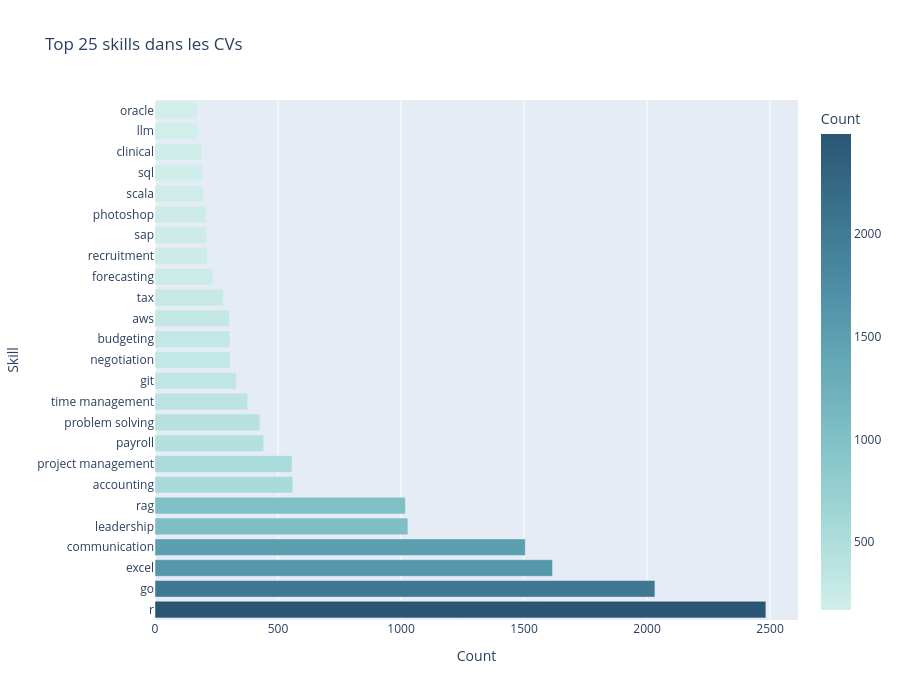

The cell this chart's notebook holds for it:
### Code cell
# Top skills globaux
all_skills = [skill for skills_list in df_resumes['skills'] for skill in skills_list]
skill_counts = Counter(all_skills).most_common(25)

skills_df = pd.DataFrame(skill_counts, columns=['Skill', 'Count'])
fig = px.bar(
    skills_df,
    x='Count', y='Skill',
    orientation='h',
    title='Top 25 skills dans les CVs',
    color='Count',
    color_continuous_scale='Teal'
)
fig.update_layout(height=700, showlegend=False)
fig.show()

# Moyenne de skills par categorie
df_resumes['skills_count'] = df_resumes['skills'].apply(len)
avg_skills = df_resumes.groupby('Category')['skills_count'].mean().sort_values(ascending=False)
print("\nNombre moyen de skills par categorie :")
print(avg_skills.round(2).to_string())

### Figure 1 — Plotly figure (JSON) as saved in the notebook; plotly's stock layout.template omitted (floating-point values rounded to 4 significant figures)
{"data": [{"hovertemplate": "Count=%{marker.color}<br>Skill=%{y}<extra></extra>", "legendgroup": "", "marker": {"color": [2483, 2032, 1616, 1505, 1028, 1018, 560, 557, 442, 426, 377, 330, 306, 305, 302, 278, 234, 212, 210, 208, 197, 191, 190, 177, 171], "coloraxis": "coloraxis", "pattern": {"shape": ""}}, "name": "", "orientation": "h", "showlegend": false, "textposition": "auto", "type": "bar", "x": [2483, 2032, 1616, 1505, 1028, 1018, 560, 557, 442, 426, 377, 330, 306, 305, 302, 278, 234, 212, 210, 208, 197, 191, 190, 177, 171], "xaxis": "x", "y": ["r", "go", "excel", "communication", "leadership", "rag", "accounting", "project management", "payroll", "problem solving", "time management", "git", "negotiation", "budgeting", "aws", "tax", "forecasting", "recruitment", "sap", "photoshop", "scala", "sql", "clinical", "llm", "oracle"], "yaxis": "y"}], "layout": {"barmode": "relative", "coloraxis": {"colorbar": {"title": {"text": "Count"}}, "colorscale": [[0, "rgb(209, 238, 234)"], [0.1667, "rgb(168, 219, 217)"], [0.3333, "rgb(133, 196, 201)"], [0.5, "rgb(104, 171, 184)"], [0.6667, "rgb(79, 144, 166)"], [0.8333, "rgb(59, 115, 143)"], [1, "rgb(42, 86, 116)"]]}, "height": 700, "legend": {"tracegroupgap": 0}, "showlegend": false, "title": {"text": "Top 25 skills dans les CVs"}, "xaxis": {"anchor": "y", "domain": [0, 1], "title": {"text": "Count"}}, "yaxis": {"anchor": "x", "domain": [0, 1], "title": {"text": "Skill"}}}}
